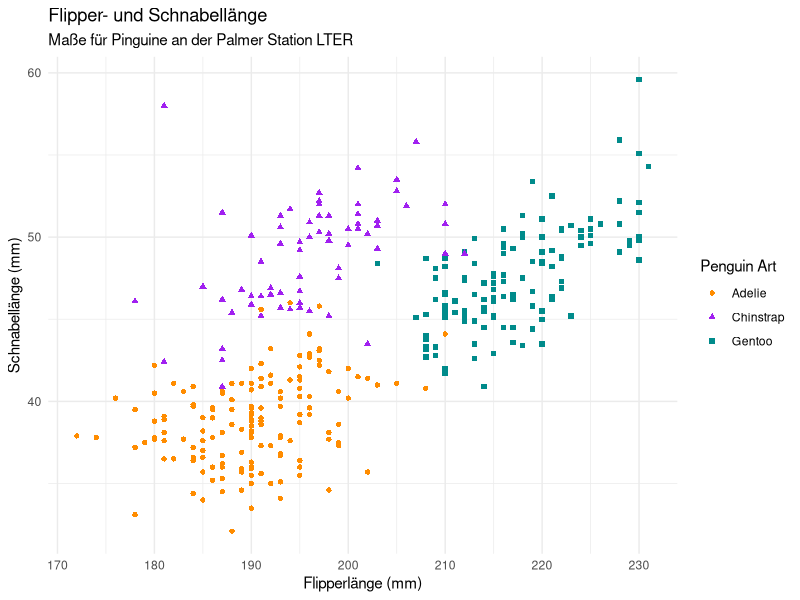

R code for this plot:
## ---- chunk 1
#| label: load-packages
#| include: false

library(tidyverse)
library(palmerpenguins)
## ---- chunk 2
nrow(penguins) 
## ---- chunk 3
#| label: plot-penguins
#| warning: false
#| echo: false

ggplot(penguins, 
       aes(x = flipper_length_mm, y = bill_length_mm)) +
  geom_point(aes(color = species, shape = species)) +
  scale_color_manual(values = c("darkorange","purple","cyan4")) +
  labs(
    title = "Flipper- und Schnabellänge",
    subtitle = "Maße für Pinguine an der Palmer Station LTER",
    x = "Flipperlänge (mm)", y = "Schnabellänge (mm)",
    color = "Penguin Art", shape = "Penguin Art"
  ) +
  theme_minimal()
